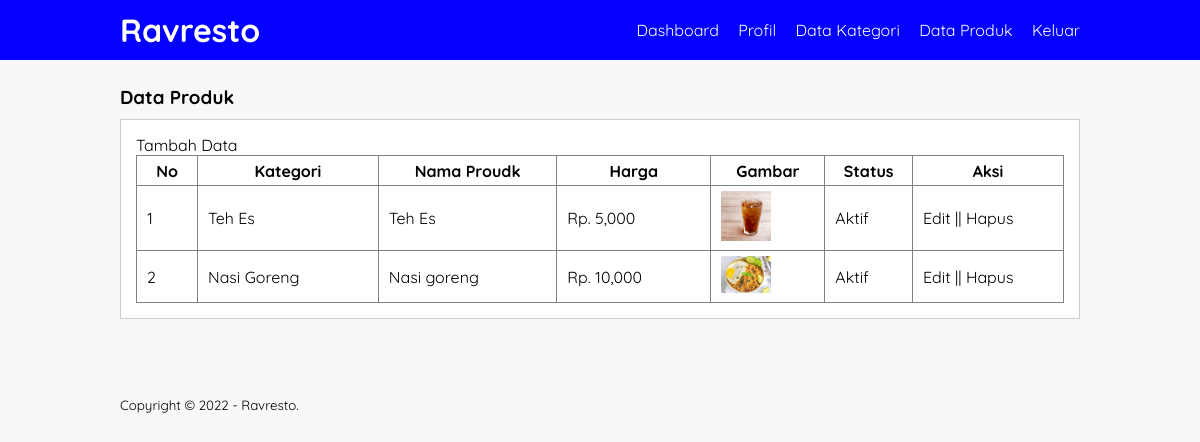
The app's page /data-produk.php (signed in) with its own data.
### tables this page shows
CREATE TABLE `tb_product` (
  `product_id` int(11) NOT NULL,
  `category_id` int(11) NOT NULL,
  `product_name` varchar(100) NOT NULL,
  `product_price` int(11) NOT NULL,
  `product_description` text NOT NULL,
  `product_image` varchar(100) NOT NULL,
  `product_status` tinyint(1) NOT NULL,
  `data_created` timestamp NOT NULL DEFAULT current_timestamp()
);

CREATE TABLE `tb_category` (
  `category_id` int(11) NOT NULL,
  `category_name` varchar(25) NOT NULL
);

### data-produk.php (the view, shortened to what this page needs)
<?php
    include 'db.php';
?>
<!DOCTYPE html>
<html lang="en">
<head>
    <link rel="stylesheet" type="text/css" href="css/style.css">
</head>
<body>
    <header>
        <div class="container">
            <h1><a href="dashboard.php">Ravresto</a></h1>
            <ul>
                <li><a href="dashboard.php">Dashboard</a></li>
                <li><a href="profil.php">Profil</a></li>
                <li><a href="data-kategori.php">Data Kategori</a></li>
                <li><a href="data-produk.php">Data Produk</a></li>
                <li><a href="keluar.php">Keluar</a></li>
            </ul>
        </div>
    </header>
    <div class="section">
        <div class="container">
            <h3>Data Produk</h3>
            <div class="box">
                <p><a href="tambah-produk.php">Tambah Data</a></p>
               <table width="100%" border="1" cellspacing="0" class="table">
                <thead>
                    <tr>
                        <th width="60px">No</th>
                        <th>Kategori</th>
                        <th>Nama Proudk</th>
                        <th>Harga</th>
                        <th>Gambar</th>
                        <th>Status</th>
                        <th width="150px">Aksi</th>
                    </tr>
                </thead>
                <tbody>
                    <?php
                        $no =1;
                        $produk =  mysqli_query($conn, "SELECT * FROM tb_product LEFT JOIN tb_category USING (category_id) ORDER BY product_id DESC");
                        if(mysqli_num_rows($produk) > 0){
                        while($row = mysqli_fetch_array($produk)){
                    ?>
                    <tr>
                        <td><?php echo $no++ ?></td>
                        <td><?php echo $row['category_name'] ?></td>
                        <td><?php echo $row['product_name'] ?></td>
                        <td>Rp. <?php echo number_format($row['product_price']) ?></td>
                        <td><a href="produk/<?php echo $row['product_image'] ?>" target="_blank"> <img src="produk/<?php echo $row['product_image'] ?>" width="50px"></a></td>
                        <td><?php echo ($row['product_status'] == 0)? 'Tidak Aktif':'Aktif'; ?></td>
                        <td>
                            <a href="edit-produk.php?id=<?php echo $row['product_id'] ?>">Edit</a> || <a href="proses-hapus.php?idp=<?php echo $row['product_id'] ?>" onclick="return confirm('Yakin ingin hapus?')">Hapus</a>
                        </td>
                    </tr>
                    <?php }}else{ ?>
                        <tr>
                            <td colspan="7">Tidak ada data</td>
                        </tr>
                    <?php } ?>
                </tbody>
               </table>
            </div>
        </div>
    </div>
    <footer>
        <div class="container">
            <small>Copyright &copy; 2022 - Ravresto.</small>
        </div>
    </footer>
</body>
</html>

### css/style.css (style rules this page uses)
* { padding: 0; margin: 0; font-family: 'Quicksand', sans-serif; }
body { background-color: #f8f8f8; }
a { color: inherit; text-decoration: none; }
header { background-color: #0400ff; color: #fff; }
header h1 { float: left; padding: 10px 0; }
header ul { float: right; }
header ul li { display: inline-block; }
header ul li a { padding: 20px 0 20px 15px; display: inline-block; }
footer { padding: 25px 0; }
.container { width: 80%; margin: 0 auto; }
.container::after { content: ''; display: block; clear: both; }
.section { padding: 25px 0; }
.box { background-color: #fff; border: 1px solid #ccc; padding: 15px; box-sizing: border-box; margin: 10px 0 25px 0; }
.box::after { content: ''; display: block; clear: both; }
.table { width: 100%; border-collapse: collapse; }
.table tr { height: 30px; }
.table tr td { padding: 5px 10px; }

### records on screen
tb_product: category.category_name "Teh Es", product_name "Teh Es", product_price "5,000", product_image (picture), product_status "Aktif"
tb_product: category.category_name "Nasi Goreng", product_name "Nasi goreng", product_price "10,000", product_image (picture), product_status "Aktif"
